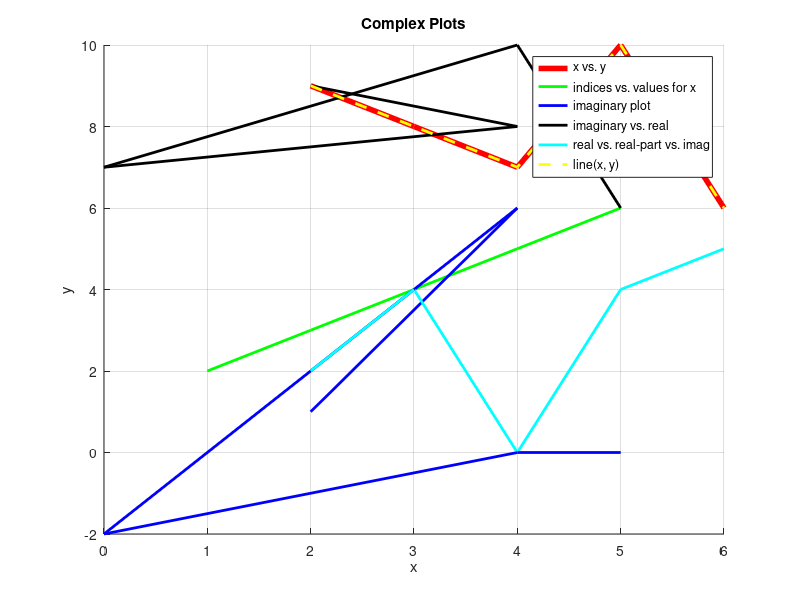

The MATLAB source for this figure:
#!/usr/bin/env -S octave -q

% cmplxplot.m
% Date  : 16 September 2017
% Author: Ankit Pati

hold on;
grid on;

title('Complex Plots');
xlabel('x');
ylabel('y');

x = [ 2  3  4  5  6];
y = [ 9  8  7 10  6];
a = [2 + i, 4 + 6i, -2i, 4, 5];

plot(x, y, 'linewidth', 4, '-r', 'DisplayName', 'x vs. y');
plot(   x, 'linewidth', 2, '-g', 'DisplayName', 'indices vs. values for x');
plot(   a, 'linewidth', 2, '-b', 'DisplayName', 'imaginary plot');
plot(a, y, 'linewidth', 2, '-k', 'DisplayName', 'imaginary vs. real');

plot3(x, a, 'linewidth', 2, '-c', 'DisplayName', 'real vs. real-part vs. imag');

line(x, y, 'linewidth', 2, 'color', 'yellow', 'linestyle', '--',
                                 'DisplayName', 'line(x, y)');

legend('show');

drawnow();
input('Press enter to terminate...');

% end of cmplxplot.m
